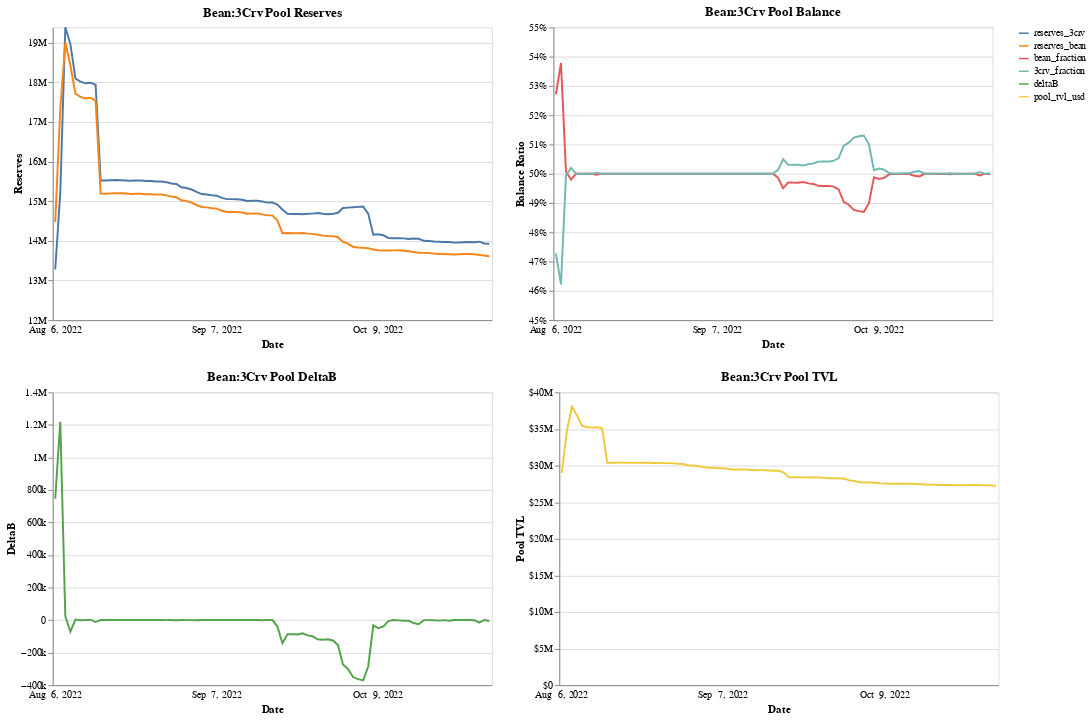

Notebook cell for this chart:
### Code cell
width = 450 
tooltip_metrics = [
    'reserves_3crv', 'reserves_bean',
    'bean_fraction', '3crv_fraction',
    'deltaB', 
    'pool_tvl_usd', 
]
tooltip_formats = {
    "bean_fraction": ".1%", 
    "3crv_fraction": ".1%", 
    "pool_tvl_usd": "$,d"
}


chart_reserves, selection_nearest = chart(
    df, 
    "timestamp", 
    lmetrics=['reserves_3crv', 'reserves_bean'], 
    lstrategy='line', 
    l_yscales={"line": dict(domainMin=12*1e6)}, # TODO: don't hardcode this
    title="Bean:3Crv Pool Reserves", 
    yaxis_left_kwargs=dict(title="Reserves", format=".2~s"),    
    create_selection=True, 
    add_selection=True, 
    return_selection=True, 
    tooltip_metrics=tooltip_metrics, 
    tooltip_formats=tooltip_formats, 
    width=width, 
)
chart_balance = chart(
    df, 
    "timestamp", 
    lmetrics=['bean_fraction', '3crv_fraction'], 
    lstrategy='line', 
    title="Bean:3Crv Pool Balance", 
    yaxis_left_kwargs=dict(title="Balance Ratio", format="%"),    
    l_yscales={"line": dict(domainMin=.45, domainMax=.55)}, # TODO: don't hardcode this
    selection_nearest=selection_nearest, 
    create_selection=False, 
    add_selection=True, 
    tooltip_metrics=tooltip_metrics, 
    tooltip_formats=tooltip_formats, 
    width=width, 
)
chart_deltab = chart(
    df, 
    "timestamp", 
    lmetrics=['deltaB'], 
    lstrategy='line', 
    title="Bean:3Crv Pool DeltaB", 
    yaxis_left_kwargs=dict(title="DeltaB", format=".2~s"),    
    # l_yscales={"line": dict(domainMin=.45, domainMax=.55)}, # TODO: don't hardcode this
    selection_nearest=selection_nearest, 
    create_selection=False, 
    add_selection=True, 
    tooltip_metrics=tooltip_metrics, 
    tooltip_formats=tooltip_formats, 
    width=width, 
)
chart_tvl = chart(
    df, 
    "timestamp", 
    lmetrics=['pool_tvl_usd'], 
    lstrategy='line', 
    title="Bean:3Crv Pool TVL", 
    yaxis_left_kwargs=dict(title="Pool TVL", format="$.2~s"),    
    # l_yscales={"line": dict(domainMin=.45, domainMax=.55)}, # TODO: don't hardcode this
    selection_nearest=selection_nearest, 
    create_selection=False, 
    add_selection=True, 
    tooltip_metrics=tooltip_metrics, 
    tooltip_formats=tooltip_formats, 
    width=width, 
)

# base = (
#     alt.Chart(df)
#     .encode(
#         x=alt.X(
#             "timestamp:O", 
#             axis=alt.Axis(
#                 formatType="time", 
#                 ticks=False, 
#                 labelExpr="timeFormat(toDate(datum.value), '%b %e, %Y')", 
#                 labelOverlap=True, 
#                 labelSeparation=30, 
#                 labelPadding=5, 
#                 title='Date', 
#                 labelAngle=0, 
#             )
#         ), 
#         color=alt.Color("variable:O", legend=None), 
        
#     )
#     .properties(width=500, height=250)
# )

# tooltip_formats = {

# }
# rule = (
#     # selection captures nearest timestamp (for current mouse position) 
#     # tooltip rendered uses this data point (pivoted, so we have all data for this timestamp) 
#     base
#     .add_selection(selection_rule)
#     .mark_rule(opacity=0)
#     .encode(
#         tooltip=(
#             [alt.Tooltip(f'timestamp', timeUnit="yearmonthdate", title="date")] + 
#             [alt.Tooltip(f'{m}', format=tooltip_formats.get(m, ",d")) for m in value_cols]
#         ), 
#     )
    
# )




# c = (
#     (
#         ((reserves + rule) & (delta_b + rule)) | 
#         ((balance + rule) & (tvl + rule))
#     )
#     .resolve_scale(y="independent")
#     .resolve_axis(y="independent")
# )
# c

c = (
    alt.vconcat(
        (chart_reserves | chart_balance), 
        (chart_deltab | chart_tvl),
    )
    .resolve_scale(y="independent")
    .resolve_axis(y="independent")
)
c

### Figure 1 — Vega-Lite specification as saved in the notebook (floating-point values rounded to 4 significant figures; data arrays with more than 128 entries replaced by an {"elided": "..."} marker saying what was removed)
{"config": {"view": {"continuousWidth": 400, "continuousHeight": 300}}, "vconcat": [{"hconcat": [{"layer": [{"mark": "line", "encoding": {"color": {"field": "variable", "legend": {"title": null}, "scale": {"domain": ["reserves_3crv", "reserves_bean"]}, "type": "nominal"}, "order": {"field": "stack_order", "sort": "ascending", "type": "quantitative"}, "x": {"axis": {"formatType": "time", "labelAngle": 0, "labelExpr": "timeFormat(toDate(datum.value), '%b %e, %Y')", "labelOverlap": true, "labelPadding": 5, "labelSeparation": 50, "ticks": false, "title": "Date"}, "field": "timestamp", "type": "ordinal"}, "y": {"axis": {"format": ".2~s", "title": "Reserves"}, "field": "value", "scale": {"domainMin": 12000000.0}, "type": "quantitative"}}, "title": "Bean:3Crv Pool Reserves", "transform": [{"calculate": "datum['variable'] === 'reserves_3crv' ? 0 :  datum['variable'] === 'reserves_bean' ? 1 : 2", "as": "stack_order"}, {"filter": "datum['variable'] == 'reserves_3crv' | datum['variable'] == 'reserves_bean'"}], "width": 450}, {"mark": {"type": "rule", "color": "#474440", "opacity": 1, "strokeDash": [2.5, 1]}, "encoding": {"x": {"axis": {"formatType": "time", "labelAngle": 0, "labelExpr": "timeFormat(toDate(datum.value), '%b %e, %Y')", "labelOverlap": true, "labelPadding": 5, "labelSeparation": 50, "ticks": false, "title": "Date"}, "field": "timestamp", "type": "ordinal"}}, "title": "Bean:3Crv Pool Reserves", "transform": [{"calculate": "datum['variable'] === 'reserves_3crv' ? 0 :  datum['variable'] === 'reserves_bean' ? 1 : 2", "as": "stack_order"}, {"pivot": "variable", "value": "value", "groupby": ["timestamp"]}, {"filter": "\n            year(datum['timestamp']) === 2022 && \n            month(datum['timestamp']) === 3 && \n            date(datum['timestamp']) === 17 \n        "}], "width": 450}, {"mark": {"type": "rule", "color": "#878787"}, "encoding": {"opacity": {"condition": {"value": 1, "selection": "selector006"}, "value": 0}, "tooltip": [{"field": "timestamp", "timeUnit": "yearmonthdate", "title": "date", "type": "ordinal"}, {"field": "reserves_3crv", "format": ",d", "type": "quantitative"}, {"field": "reserves_bean", "format": ",d", "type": "quantitative"}, {"field": "bean_fraction", "format": ".1%", "type": "quantitative"}, {"field": "3crv_fraction", "format": ".1%", "type": "quantitative"}, {"field": "deltaB", "format": ",d", "type": "quantitative"}, {"field": "pool_tvl_usd", "format": "$,d", "type": "quantitative"}], "x": {"axis": {"formatType": "time", "labelAngle": 0, "labelExpr": "timeFormat(toDate(datum.value), '%b %e, %Y')", "labelOverlap": true, "labelPadding": 5, "labelSeparation": 50, "ticks": false, "title": "Date"}, "field": "timestamp", "type": "ordinal"}}, "selection": {"selector006": {"type": "single", "fields": ["timestamp"], "nearest": true, "on": "mouseover", "empty": "none", "clear": "mouseout"}}, "title": "Bean:3Crv Pool Reserves", "transform": [{"calculate": "datum['variable'] === 'reserves_3crv' ? 0 :  datum['variable'] === 'reserves_bean' ? 1 : 2", "as": "stack_order"}, {"pivot": "variable", "value": "value", "groupby": ["timestamp"]}], "width": 450}]}, {"layer": [{"mark": "line", "encoding": {"color": {"field": "variable", "legend": {"title": null}, "scale": {"domain": ["bean_fraction", "3crv_fraction"]}, "type": "nominal"}, "order": {"field": "stack_order", "sort": "ascending", "type": "quantitative"}, "x": {"axis": {"formatType": "time", "labelAngle": 0, "labelExpr": "timeFormat(toDate(datum.value), '%b %e, %Y')", "labelOverlap": true, "labelPadding": 5, "labelSeparation": 50, "ticks": false, "title": "Date"}, "field": "timestamp", "type": "ordinal"}, "y": {"axis": {"format": "%", "title": "Balance Ratio"}, "field": "value", "scale": {"domainMax": 0.55, "domainMin": 0.45}, "type": "quantitative"}}, "title": "Bean:3Crv Pool Balance", "transform": [{"calculate": "datum['variable'] === 'bean_fraction' ? 0 :  datum['variable'] === '3crv_fraction' ? 1 : 2", "as": "stack_order"}, {"filter": "datum['variable'] == 'bean_fraction' | datum['variable'] == '3crv_fraction'"}], "width": 450}, {"mark": {"type": "rule", "color": "#474440", "opacity": 1, "strokeDash": [2.5, 1]}, "encoding": {"x": {"axis": {"formatType": "time", "labelAngle": 0, "labelExpr": "timeFormat(toDate(datum.value), '%b %e, %Y')", "labelOverlap": true, "labelPadding": 5, "labelSeparation": 50, "ticks": false, "title": "Date"}, "field": "timestamp", "type": "ordinal"}}, "title": "Bean:3Crv Pool Balance", "transform": [{"calculate": "datum['variable'] === 'bean_fraction' ? 0 :  datum['variable'] === '3crv_fraction' ? 1 : 2", "as": "stack_order"}, {"pivot": "variable", "value": "value", "groupby": ["timestamp"]}, {"filter": "\n            year(datum['timestamp']) === 2022 && \n            month(datum['timestamp']) === 3 && \n            date(datum['timestamp']) === 17 \n        "}], "width": 450}, {"mark": {"type": "rule", "color": "#878787"}, "encoding": {"opacity": {"condition": {"value": 1, "selection": "selector006"}, "value": 0}, "tooltip": [{"field": "timestamp", "timeUnit": "yearmonthdate", "title": "date", "type": "ordinal"}, {"field": "reserves_3crv", "format": ",d", "type": "quantitative"}, {"field": "reserves_bean", "format": ",d", "type": "quantitative"}, {"field": "bean_fraction", "format": ".1%", "type": "quantitative"}, {"field": "3crv_fraction", "format": ".1%", "type": "quantitative"}, {"field": "deltaB", "format": ",d", "type": "quantitative"}, {"field": "pool_tvl_usd", "format": "$,d", "type": "quantitative"}], "x": {"axis": {"formatType": "time", "labelAngle": 0, "labelExpr": "timeFormat(toDate(datum.value), '%b %e, %Y')", "labelOverlap": true, "labelPadding": 5, "labelSeparation": 50, "ticks": false, "title": "Date"}, "field": "timestamp", "type": "ordinal"}}, "selection": {"selector006": {"type": "single", "fields": ["timestamp"], "nearest": true, "on": "mouseover", "empty": "none", "clear": "mouseout"}}, "title": "Bean:3Crv Pool Balance", "transform": [{"calculate": "datum['variable'] === 'bean_fraction' ? 0 :  datum['variable'] === '3crv_fraction' ? 1 : 2", "as": "stack_order"}, {"pivot": "variable", "value": "value", "groupby": ["timestamp"]}], "width": 450}]}]}, {"hconcat": [{"layer": [{"mark": "line", "encoding": {"color": {"field": "variable", "legend": {"title": null}, "scale": {"domain": ["deltaB"]}, "type": "nominal"}, "order": {"field": "stack_order", "sort": "ascending", "type": "quantitative"}, "x": {"axis": {"formatType": "time", "labelAngle": 0, "labelExpr": "timeFormat(toDate(datum.value), '%b %e, %Y')", "labelOverlap": true, "labelPadding": 5, "labelSeparation": 50, "ticks": false, "title": "Date"}, "field": "timestamp", "type": "ordinal"}, "y": {"axis": {"format": ".2~s", "title": "DeltaB"}, "field": "value", "type": "quantitative"}}, "title": "Bean:3Crv Pool DeltaB", "transform": [{"calculate": "datum['variable'] === 'deltaB' ? 0 : 1", "as": "stack_order"}, {"filter": "datum['variable'] == 'deltaB'"}], "width": 450}, {"mark": {"type": "rule", "color": "#474440", "opacity": 1, "strokeDash": [2.5, 1]}, "encoding": {"x": {"axis": {"formatType": "time", "labelAngle": 0, "labelExpr": "timeFormat(toDate(datum.value), '%b %e, %Y')", "labelOverlap": true, "labelPadding": 5, "labelSeparation": 50, "ticks": false, "title": "Date"}, "field": "timestamp", "type": "ordinal"}}, "title": "Bean:3Crv Pool DeltaB", "transform": [{"calculate": "datum['variable'] === 'deltaB' ? 0 : 1", "as": "stack_order"}, {"pivot": "variable", "value": "value", "groupby": ["timestamp"]}, {"filter": "\n            year(datum['timestamp']) === 2022 && \n            month(datum['timestamp']) === 3 && \n            date(datum['timestamp']) === 17 \n        "}], "width": 450}, {"mark": {"type": "rule", "color": "#878787"}, "encoding": {"opacity": {"condition": {"value": 1, "selection": "selector006"}, "value": 0}, "tooltip": [{"field": "timestamp", "timeUnit": "yearmonthdate", "title": "date", "type": "ordinal"}, {"field": "reserves_3crv", "format": ",d", "type": "quantitative"}, {"field": "reserves_bean", "format": ",d", "type": "quantitative"}, {"field": "bean_fraction", "format": ".1%", "type": "quantitative"}, {"field": "3crv_fraction", "format": ".1%", "type": "quantitative"}, {"field": "deltaB", "format": ",d", "type": "quantitative"}, {"field": "pool_tvl_usd", "format": "$,d", "type": "quantitative"}], "x": {"axis": {"formatType": "time", "labelAngle": 0, "labelExpr": "timeFormat(toDate(datum.value), '%b %e, %Y')", "labelOverlap": true, "labelPadding": 5, "labelSeparation": 50, "ticks": false, "title": "Date"}, "field": "timestamp", "type": "ordinal"}}, "selection": {"selector006": {"type": "single", "fields": ["timestamp"], "nearest": true, "on": "mouseover", "empty": "none", "clear": "mouseout"}}, "title": "Bean:3Crv Pool DeltaB", "transform": [{"calculate": "datum['variable'] === 'deltaB' ? 0 : 1", "as": "stack_order"}, {"pivot": "variable", "value": "value", "groupby": ["timestamp"]}], "width": 450}]}, {"layer": [{"mark": "line", "encoding": {"color": {"field": "variable", "legend": {"title": null}, "scale": {"domain": ["pool_tvl_usd"]}, "type": "nominal"}, "order": {"field": "stack_order", "sort": "ascending", "type": "quantitative"}, "x": {"axis": {"formatType": "time", "labelAngle": 0, "labelExpr": "timeFormat(toDate(datum.value), '%b %e, %Y')", "labelOverlap": true, "labelPadding": 5, "labelSeparation": 50, "ticks": false, "title": "Date"}, "field": "timestamp", "type": "ordinal"}, "y": {"axis": {"format": "$.2~s", "title": "Pool TVL"}, "field": "value", "type": "quantitative"}}, "title": "Bean:3Crv Pool TVL", "transform": [{"calculate": "datum['variable'] === 'pool_tvl_usd' ? 0 : 1", "as": "stack_order"}, {"filter": "datum['variable'] == 'pool_tvl_usd'"}], "width": 450}, {"mark": {"type": "rule", "color": "#474440", "opacity": 1, "strokeDash": [2.5, 1]}, "encoding": {"x": {"axis": {"formatType": "time", "labelAngle": 0, "labelExpr": "timeFormat(toDate(datum.value), '%b %e, %Y')", "labelOverlap": true, "labelPadding": 5, "labelSeparation": 50, "ticks": false, "title": "Date"}, "field": "timestamp", "type": "ordinal"}}, "title": "Bean:3Crv Pool TVL", "transform": [{"calculate": "datum['variable'] === 'pool_tvl_usd' ? 0 : 1", "as": "stack_order"}, {"pivot": "variable", "value": "value", "groupby": ["timestamp"]}, {"filter": "\n            year(datum['timestamp']) === 2022 && \n            month(datum['timestamp']) === 3 && \n            date(datum['timestamp']) === 17 \n        "}], "width": 450}, {"mark": {"type": "rule", "color": "#878787"}, "encoding": {"opacity": {"condition": {"value": 1, "selection": "selector006"}, "value": 0}, "tooltip": [{"field": "timestamp", "timeUnit": "yearmonthdate", "title": "date", "type": "ordinal"}, {"field": "reserves_3crv", "format": ",d", "type": "quantitative"}, {"field": "reserves_bean", "format": ",d", "type": "quantitative"}, {"field": "bean_fraction", "format": ".1%", "type": "quantitative"}, {"field": "3crv_fraction", "format": ".1%", "type": "quantitative"}, {"field": "deltaB", "format": ",d", "type": "quantitative"}, {"field": "pool_tvl_usd", "format": "$,d", "type": "quantitative"}], "x": {"axis": {"formatType": "time", "labelAngle": 0, "labelExpr": "timeFormat(toDate(datum.value), '%b %e, %Y')", "labelOverlap": true, "labelPadding": 5, "labelSeparation": 50, "ticks": false, "title": "Date"}, "field": "timestamp", "type": "ordinal"}}, "selection": {"selector006": {"type": "single", "fields": ["timestamp"], "nearest": true, "on": "mouseover", "empty": "none", "clear": "mouseout"}}, "title": "Bean:3Crv Pool TVL", "transform": [{"calculate": "datum['variable'] === 'pool_tvl_usd' ? 0 : 1", "as": "stack_order"}, {"pivot": "variable", "value": "value", "groupby": ["timestamp"]}], "width": 450}]}]}], "data": {"name": "data-4797a55e623d4177887a0b503a438455"}, "resolve": {"axis": {"y": "independent"}, "scale": {"y": "independent"}}, "$schema": "https://vega.github.io/schema/vega-lite/v4.17.0.json", "datasets": {"data-4797a55e623d4177887a0b503a438455": {"elided": "522 records"}}}
